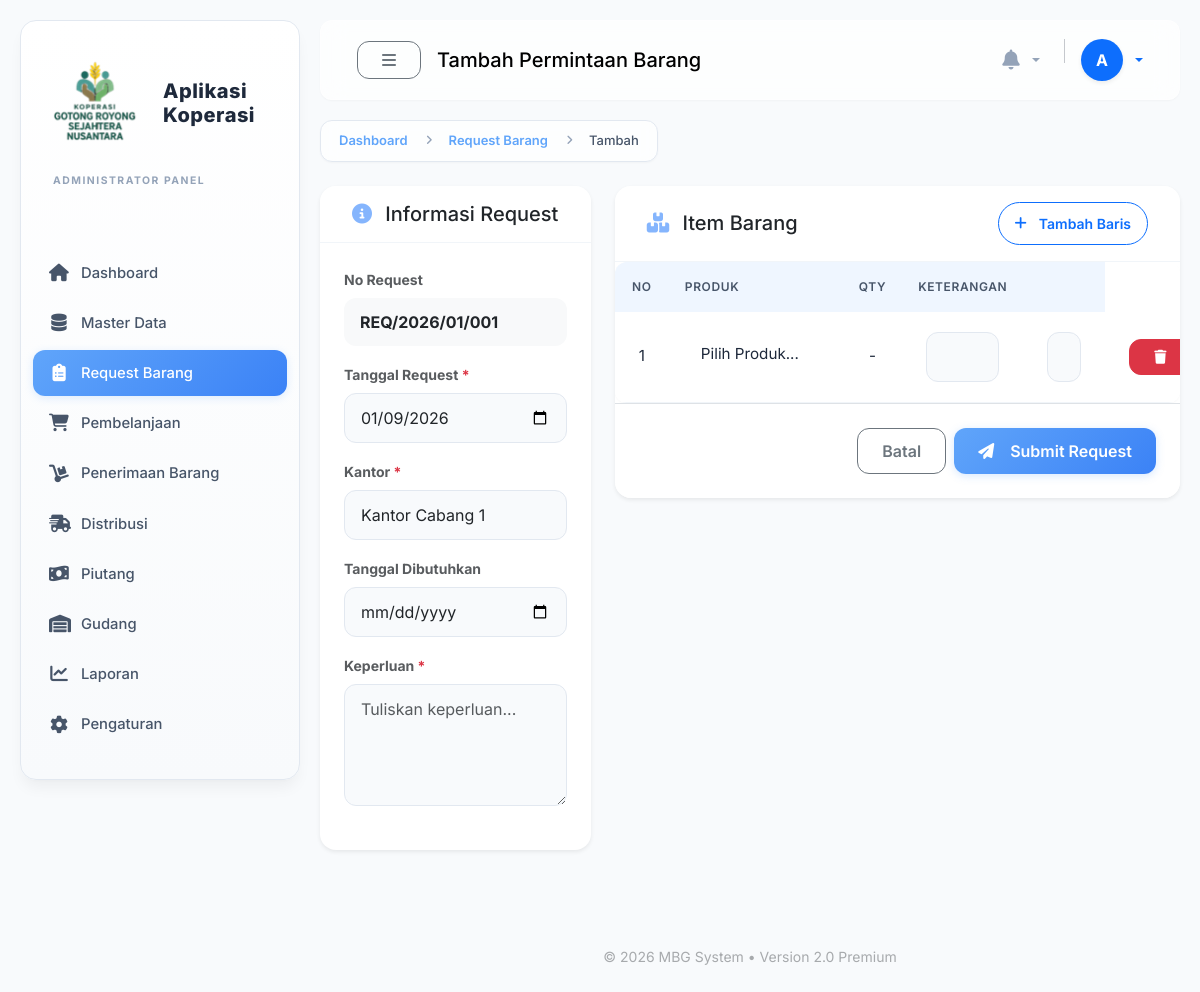
The page /modules/request/add.php (signed in) on the database as committed earlier.
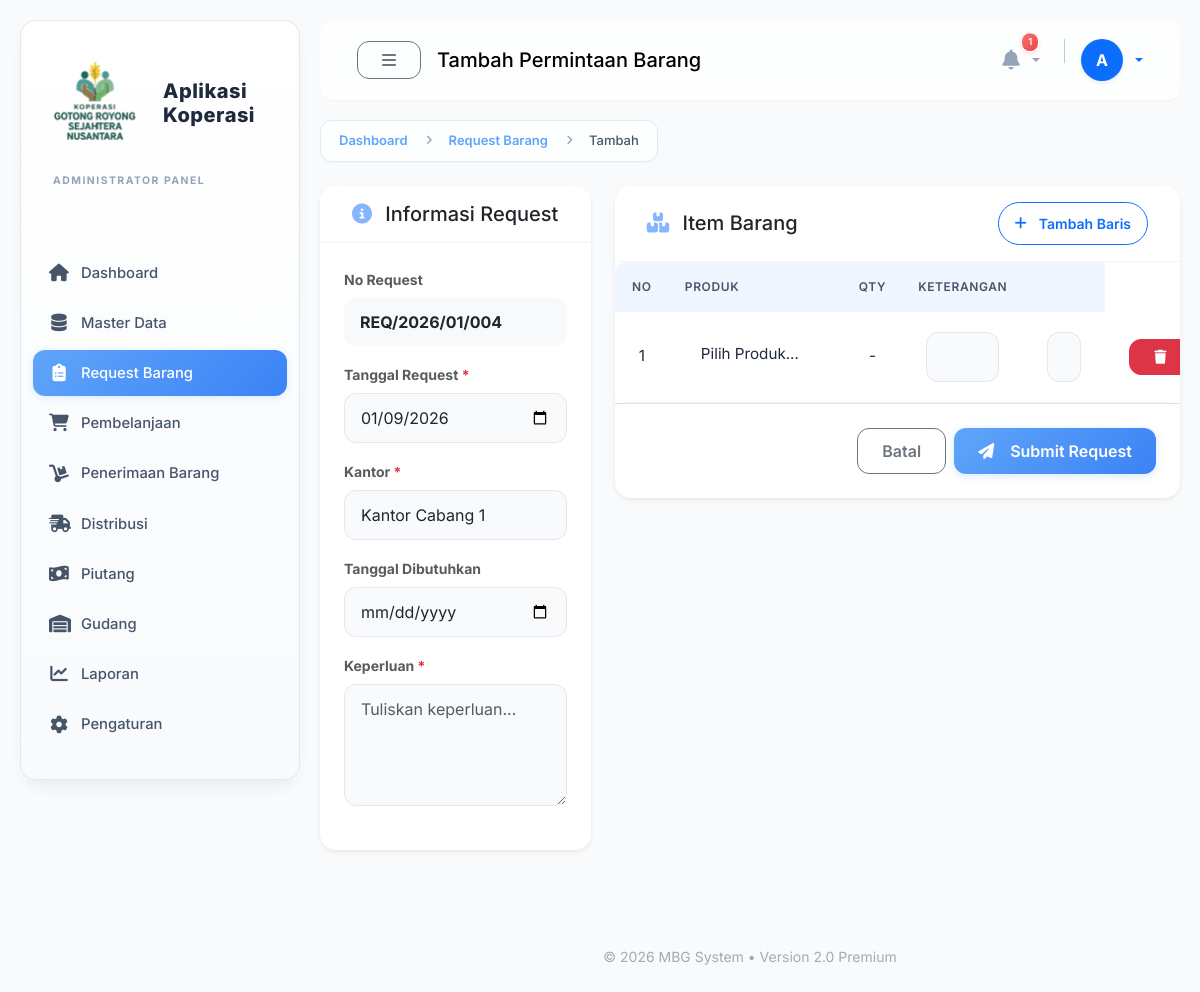
The same page on the database as committed later.
### tables this page shows
CREATE TABLE `request` (
  `id` int(11) NOT NULL,
  `no_request` varchar(50) NOT NULL,
  `tanggal_request` date NOT NULL,
  `kantor_id` int(11) NOT NULL,
  `user_id` int(11) NOT NULL COMMENT 'user yang buat request',
  `keperluan` text DEFAULT NULL,
  `tanggal_butuh` date DEFAULT NULL,
  `status` enum('pending','diproses','selesai','ditolak') DEFAULT 'pending',
  `approved_by` int(11) DEFAULT NULL,
  `approved_at` datetime DEFAULT NULL,
  `keterangan_approval` text DEFAULT NULL,
  `created_at` timestamp NOT NULL DEFAULT current_timestamp(),
  `updated_at` timestamp NULL DEFAULT NULL ON UPDATE current_timestamp()
);

### helpers/functions.php (called while the page is built, shortened)
<?php
if (!function_exists('generate_number')) {
    function generate_number($prefix, $table, $field) {
        $year = date('Y');
        $month = date('m');
        $query = "SELECT {$field} FROM {$table}
                  WHERE {$field} LIKE '{$prefix}/{$year}/{$month}/%'
                  ORDER BY id DESC LIMIT 1";
        $result = db_get_row($query);
        if ($result) {
            $last_number = $result[$field];
            $parts = explode('/', $last_number);
            $number = intval($parts[3] ?? 0) + 1;
        } else {
            $number = 1;
        }
        return sprintf('%s/%s/%s/%03d', $prefix, $year, $month, $number);
    }
}

### config/database.php (called while the page is built, shortened)
<?php
$conn = mysqli_connect(DB_HOST, DB_USER, DB_PASS, DB_NAME);
function db_query($query, $params = []) {
    global $conn;
    if (empty($params)) {
        $result = mysqli_query($conn, $query);
        return $result;
    }
    return false;
}
function db_get_row($query, $params = []) {
    $result = db_query($query, $params);
    if ($result && mysqli_num_rows($result) > 0) {
        return mysqli_fetch_assoc($result);
    }
    return null;
}

### modules/request/add.php (the view, shortened to what the changed rows need)
<?php
require_once '../../config/database.php';
require_once '../../helpers/functions.php';
$no_request = generate_number('REQ', 'request', 'no_request');
$extra_css = '
<link href="https://cdn.jsdelivr.net/npm/select2@4.1.0-rc.0/dist/css/select2.min.css" rel="stylesheet" />
<link rel="stylesheet" href="https://cdn.jsdelivr.net/npm/select2-bootstrap-5-theme@1.3.0/dist/select2-bootstrap-5-theme.min.css" />
';
include '../../includes/header.php';
include '../../includes/navbar.php';
?>
<form id="formRequest" method="POST">
    <div class="row">
        <div class="col-lg-4 mb-4">
            <div class="card shadow-sm border-0 h-100">
                <div class="card-body p-4">
                    <div class="mb-3">
                        <label class="form-label small fw-bold text-muted">No Request</label>
                        <input type="text" class="form-control bg-light border-0 fw-bold" name="no_request" value="<?= $no_request ?>" readonly>
                    </div>
                </div>
            </div>
        </div>
        <div class="col-lg-8 mb-4">
            <div class="card shadow-sm border-0">
                <div class="card-body p-0">
                    <div class="table-responsive">
                        <table class="table table-hover mb-0" id="tableItems">
                            <thead class="bg-light">
                                <tr>
                                    <th width="5%" class="text-center py-3 border-0">No</th>
                                    <th width="40%" class="py-3 border-0">Produk</th>
                                    <th width="15%" class="text-center py-3 border-0">Qty</th>
                                    <th width="35%" class="py-3 border-0">Keterangan</th>
                                    <th width="5%" class="text-center py-3 border-0"></th>
                                </tr>
                            </thead>
                        </table>
                    </div>
                </div>
            </div>
        </div>
    </div>
</form>
<?php include '../../includes/footer.php'; ?>

### includes/navbar.php (shortened to what the changed rows need)
<div id="content">
    <nav class="navbar navbar-expand-lg navbar-custom">
        <div class="container-fluid">
            <div class="ms-auto d-flex align-items-center gap-2">
                <div class="dropdown">
                    <button class="btn btn-link text-decoration-none dropdown-toggle p-2 border-0 position-relative" type="button" data-bs-toggle="dropdown" style="color: var(--text-muted);">
                        <i class="fas fa-bell fs-5"></i>
                        <?php
                        $notif_query = "SELECT COUNT(*) as total FROM request WHERE status = 'pending'";
                        $notif = db_get_row($notif_query);
                        $notif_count = $notif['total'] ?? 0;
                        if ($notif_count > 0):
                        ?>
                        <span class="position-absolute top-0 start-50 translate-middle-y badge rounded-pill bg-danger border border-white" style="font-size: 0.6rem; padding: 4px 6px;">
                            <?= $notif_count ?>
                        </span>
                        <?php endif; ?>
                    </button>
                </div>
            </div>
        </div>
    </nav>
    <div class="content-wrapper">

Rows that differ between the two databases and show on the page:
added request: no_request "REQ/2026/01/004"
Other text that changed with them:
$notif_count: (not shown) → "1"
form field no_request: "REQ/2026/01/001" → (not shown)
